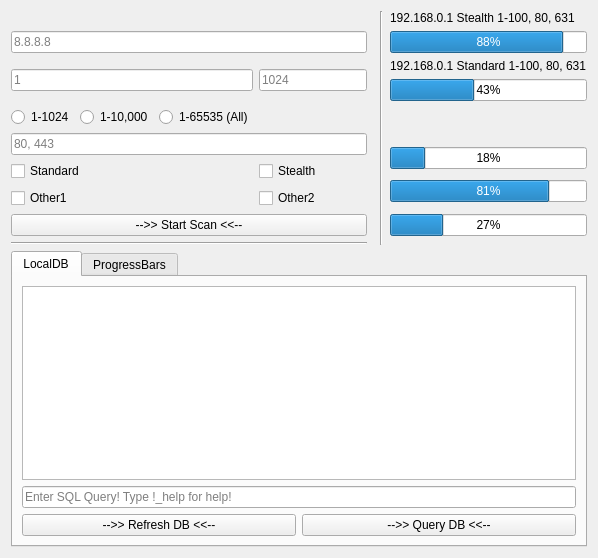
          <widget class="QWidget" name="tab_23">
           <attribute name="title">
            <string>PortScan</string>
           </attribute>
           <layout class="QGridLayout" name="gridLayout_18">
            <item row="11" column="0" colspan="4">
             <widget class="Line" name="line_9">
              <property name="orientation">
               <enum>Qt::Horizontal</enum>
              </property>
             </widget>
            </item>
            <item row="9" column="0">
             <widget class="QCheckBox" name="checkBox_5">
              <property name="maximumSize">
               <size>
                <width>100</width>
                <height>16777215</height>
               </size>
              </property>
              <property name="text">
               <string>Other1</string>
              </property>
             </widget>
            </item>
            <item row="3" column="6">
             <widget class="QProgressBar" name="progressBar_3">
              <property name="value">
               <number>43</number>
              </property>
             </widget>
            </item>
            <item row="5" column="0" rowspan="2" colspan="4">
             <widget class="QLineEdit" name="portscan_extraport">
              <property name="placeholderText">
               <string>80, 443</string>
              </property>
             </widget>
            </item>
            <item row="4" column="1">
             <widget class="QRadioButton" name="portscan_1_10000">
              <property name="text">
               <string>1-10,000</string>
              </property>
             </widget>
            </item>
            <item row="7" column="0" rowspan="2" colspan="2">
             <widget class="QCheckBox" name="portscan_standard_check">
              <property name="maximumSize">
               <size>
                <width>100</width>
                <height>16777215</height>
               </size>
              </property>
              <property name="text">
               <string>Standard</string>
              </property>
             </widget>
            </item>
            <item row="2" column="6">
             <widget class="QLabel" name="label_14">
              <property name="text">
               <string>192.168.0.1 Standard 1-100, 80, 631</string>
              </property>
             </widget>
            </item>
            <item row="1" column="6">
             <widget class="QProgressBar" name="progressBar_2">
              <property name="value">
               <number>88</number>
              </property>
             </widget>
            </item>
            <item row="8" column="6" rowspan="2">
             <widget class="QProgressBar" name="progressBar_7">
              <property name="value">
               <number>81</number>
              </property>
             </widget>
            </item>
            <item row="12" column="0" colspan="7">
             <widget class="QTabWidget" name="tabWidget_9">
              <property name="currentIndex">
               <number>0</number>
              </property>
              <widget class="QWidget" name="tab_25">
               <attribute name="title">
                <string>LocalDB</string>
               </attribute>
               <layout class="QGridLayout" name="gridLayout_19">
                <item row="1" column="0" colspan="2">
                 <widget class="QLineEdit" name="DB_Query_scanning_portscan">
                  <property name="text">
                   <string/>
                  </property>
                  <property name="placeholderText">
                   <string>Enter SQL Query! Type !_help for help! </string>
                  </property>
                 </widget>
                </item>
                <item row="2" column="0">
                 <widget class="QPushButton" name="table_RefreshDB_Button_scanning_portscan">
                  <property name="toolTip">
                   <string>Refresh the Database, updating values from the SQLITE DB file</string>
                  </property>
                  <property name="text">
                   <string>--&gt;&gt; Refresh DB &lt;&lt;--</string>
                  </property>
                 </widget>
                </item>
                <item row="0" column="0" colspan="2">
                 <widget class="QTableWidget" name="scanning_portscan_db"/>
                </item>
                <item row="2" column="1">
                 <widget class="QPushButton" name="table_QueryDB_Button_scanning_portscan">
                  <property name="toolTip">
                   <string>Run a query on the DB</string>
                  </property>
                  <property name="text">
                   <string>--&gt;&gt; Query DB &lt;&lt;--</string>
                  </property>
                 </widget>
                </item>
               </layout>
              </widget>
              <widget class="QWidget" name="tab_26">
               <attribute name="title">
                <string>ProgressBars</string>
               </attribute>
              </widget>
             </widget>
            </item>
            <item row="0" column="5" rowspan="12">
             <widget class="Line" name="line">
              <property name="minimumSize">
               <size>
                <width>5</width>
                <height>0</height>
               </size>
              </property>
              <property name="orientation">
               <enum>Qt::Vertical</enum>
              </property>
             </widget>
            </item>
            <item row="2" column="0" rowspan="2" colspan="3">
             <widget class="QLineEdit" name="portscan_minport">
              <property name="placeholderText">
               <string>1</string>
              </property>
             </widget>
            </item>
            <item row="9" column="3">
             <widget class="QCheckBox" name="checkBox_4">
              <property name="maximumSize">
               <size>
                <width>100</width>
                <height>16777215</height>
               </size>
              </property>
              <property name="text">
               <string>Other2</string>
              </property>
             </widget>
            </item>
            <item row="10" column="0" colspan="4">
             <widget class="QPushButton" name="portscan_start">
              <property name="text">
               <string>--&gt;&gt; Start Scan &lt;&lt;--</string>
              </property>
             </widget>
            </item>
            <item row="4" column="2">
             <widget class="QRadioButton" name="portscan_1_65535">
              <property name="text">
               <string>1-65535 (All)</string>
              </property>
             </widget>
            </item>
            <item row="4" column="0">
             <widget class="QRadioButton" name="portscan_1_1024">
              <property name="text">
               <string>1-1024</string>
              </property>
             </widget>
            </item>
            <item row="10" column="6">
             <widget class="QProgressBar" name="progressBar_5">
              <property name="value">
               <number>27</number>
              </property>
             </widget>
            </item>
            <item row="0" column="6">
             <widget class="QLabel" name="label_13">
              <property name="text">
               <string>192.168.0.1 Stealth 1-100, 80, 631</string>
              </property>
             </widget>
            </item>
            <item row="6" column="6" rowspan="2">
             <widget class="QProgressBar" name="progressBar_4">
              <property name="value">
               <number>18</number>
              </property>
             </widget>
            </item>
            <item row="7" column="3" rowspan="2">
             <widget class="QCheckBox" name="portscan_stealth_check">
              <property name="maximumSize">
               <size>
                <width>100</width>
                <height>16777215</height>
               </size>
              </property>
              <property name="text">
               <string>Stealth</string>
              </property>
             </widget>
            </item>
            <item row="2" column="3" rowspan="2">
             <widget class="QLineEdit" name="portscan_maxport">
              <property name="placeholderText">
               <string>1024</string>
              </property>
             </widget>
            </item>
            <item row="1" column="0" colspan="4">
             <widget class="QLineEdit" name="portscan_IP">
              <property name="placeholderText">
               <string>8.8.8.8</string>
              </property>
             </widget>
            </item>
           </layout>
          </widget>
